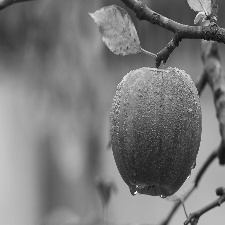
#> input picture Programs/Chapter2/Ch2-images/apple.jpg, 225 x 225 px, given in place of eye_small.jpg, which was not available
$ python P-2-16-SetOperations.py
#> lines starting #> are read from the running program, lines starting #| are printed output that depends on the picture; pictures that were not available may be replaced by others from this repository, and a replacement may not be noted
import cv2 as cv
import numpy as np
filepath1="Ch2-images/eye_small.jpg"
filepath2="Ch2-images/flower.jpg"

img1=cv.imread(filepath1,0)
#> img1 is the input picture: shape (225, 225); min 9, max 255, mean 121.1
img2=cv.imread(filepath2,0)
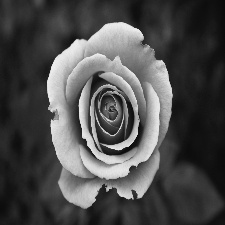
#> input picture Programs/Chapter2/Ch2-images/flower.jpg, 225 x 225 px
#> img2 is the input picture: shape (225, 225); min 10, max 241, mean 76.6
print(img1.shape)
#| (225, 225)
print(img2.shape)
#| (225, 225)
cv.imwrite("Ch2-images/eye_small.jpg",cv.resize(img1,(225,225)))
# Union
img_union=img1
idxs=np.where(img2>img1)
#> idxs = 13736 positions, rows 0 to 224, columns 0 to 221
img_union[idxs]=img2[idxs]
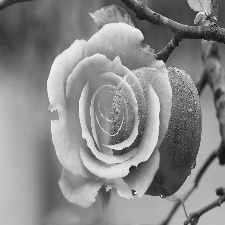
#> img_union: shape (225, 225); min 17, max 255, mean 136.8
cv.imshow("",img_union)
cv.waitKey(0)
# Intersection
img_intersection=img1
idxs=np.where(img2<img1)
#> idxs = 36728 positions, rows 0 to 224, columns 0 to 224
img_intersection[idxs]=img2[idxs]
cv.imshow("",img_intersection)
cv.waitKey(0)
# Set Complement
img_comp=255-img1
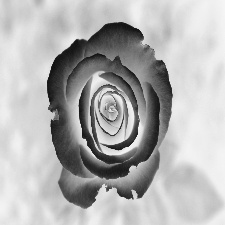
#> img_comp: shape (225, 225); min 14, max 245, mean 178.4
cv.imshow("",img_comp)
cv.waitKey(0)
# Set Difference
img_diff=img2-img1
#> img_diff: shape (225, 225); every value is 0
cv.imshow("",img_diff)
cv.waitKey(0)
